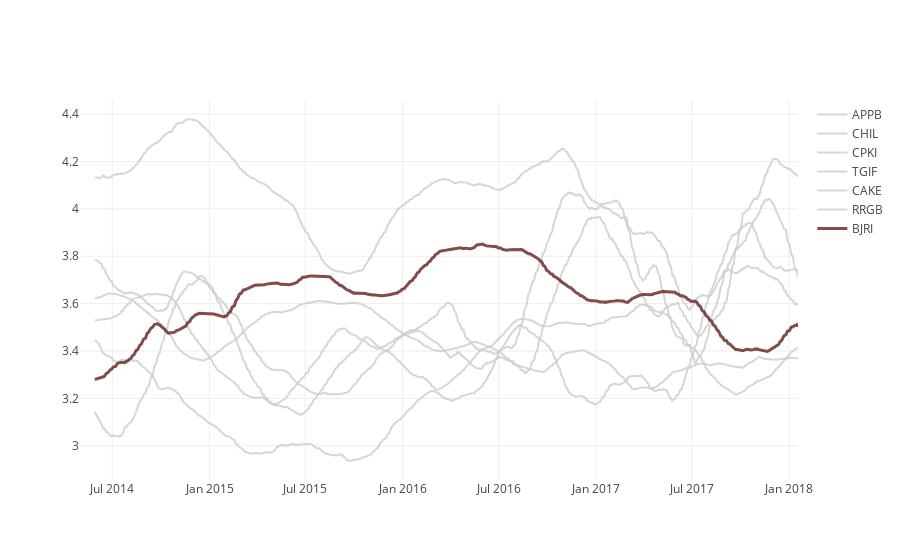

Notebook cell for this chart:
### Code cell
iplot(fig_time)

### Figure 1 — Plotly figure (JSON) as saved in the notebook; plotly's stock layout.template omitted (floating-point values rounded to 4 significant figures; data arrays with more than 128 entries replaced by an {"elided": "..."} marker saying what was removed)
{"data": [{"line": {"color": "rgba(204,204,204,1)"}, "name": "APPB", "opacity": 0.8, "type": "scatter", "x": {"elided": "937 str values"}, "y": {"elided": "937 float values"}}, {"line": {"color": "rgba(204,204,204,1)"}, "name": "CHIL", "opacity": 0.8, "type": "scatter", "x": {"elided": "937 str values"}, "y": {"elided": "937 float values"}}, {"line": {"color": "rgba(204,204,204,1)"}, "name": "CPKI", "opacity": 0.8, "type": "scatter", "x": {"elided": "937 str values"}, "y": {"elided": "937 float values"}}, {"line": {"color": "rgba(204,204,204,1)"}, "name": "TGIF", "opacity": 0.8, "type": "scatter", "x": {"elided": "937 str values"}, "y": {"elided": "937 float values"}}, {"line": {"color": "rgba(204,204,204,1)"}, "name": "CAKE", "opacity": 0.8, "type": "scatter", "x": {"elided": "937 str values"}, "y": {"elided": "937 float values"}}, {"line": {"color": "rgba(204,204,204,1)"}, "name": "RRGB", "opacity": 0.8, "type": "scatter", "x": {"elided": "937 str values"}, "y": {"elided": "937 float values"}}, {"line": {"color": "#65201F", "width": 3}, "name": "BJRI", "opacity": 0.8, "type": "scatter", "x": {"elided": "937 str values"}, "y": {"elided": "937 float values"}}], "layout": {}}
